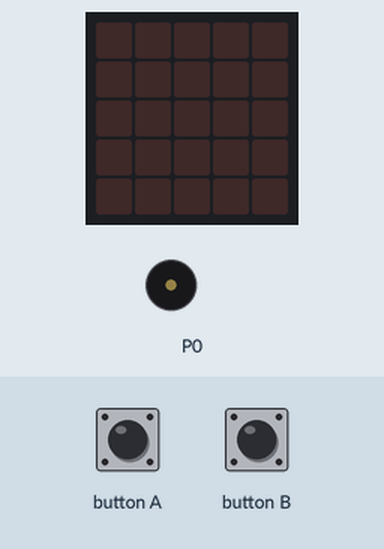
Bench run of a program on a simulated BBC micro:bit (MakeCode). On the bench: the board's 5×5 LED display, buzzer (waves = sounding). The inputs (shaded band) are chosen by the test bench.

Above: at 1.2 s.
1.3 s: button A pressed for 0.15 s
At 2.6 s:
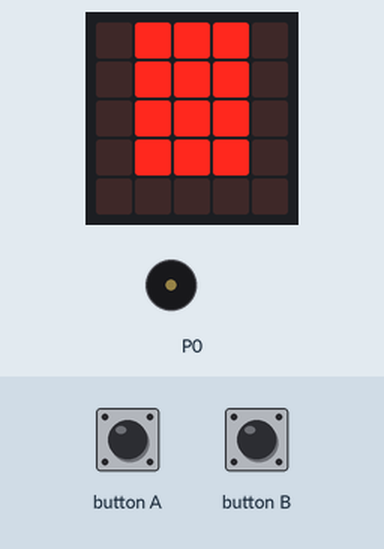
2.9 s: button B pressed for 0.15 s
At 3.4 s:
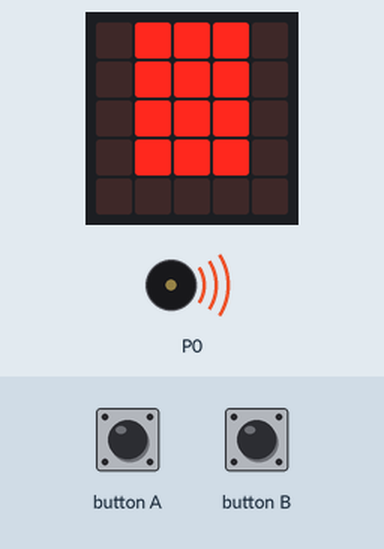
Timing chart, 0 to 8.6 s (numbered marks = the images above; inputs shaded):
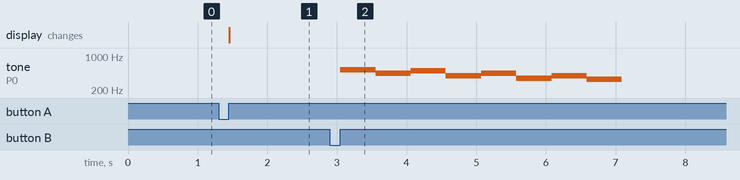

Measured:
- after the input at 1.3 s, the display: changes after 0.15 s (image 1)
- after the input at 2.9 s, tone on P0: plays 523 Hz for 0.51 s, 440 Hz for 0.51 s, 494 Hz for 0.51 s, 392 Hz for 0.51 s, 440 Hz for 0.51 s, 349 Hz for 0.51 s … (8 notes in this stretch), starting after 0.15 s

The program:

main.ts
```typescript
input.onButtonPressed(Button.A, function () {
    basic.showLeds(`
        . # # # .
        . # # # .
        . # # # .
        . # # # .
        . . . . .
        `)
})
input.onButtonPressed(Button.B, function () {
    music.play(music.stringPlayable("C5 A B G A F G E ", 120), music.PlaybackMode.UntilDone)
})
```

test.ts
```typescript
// aquí va el archivo "tests"; esto no se compilará cuando este paquete se utilice como una extensión.
```
